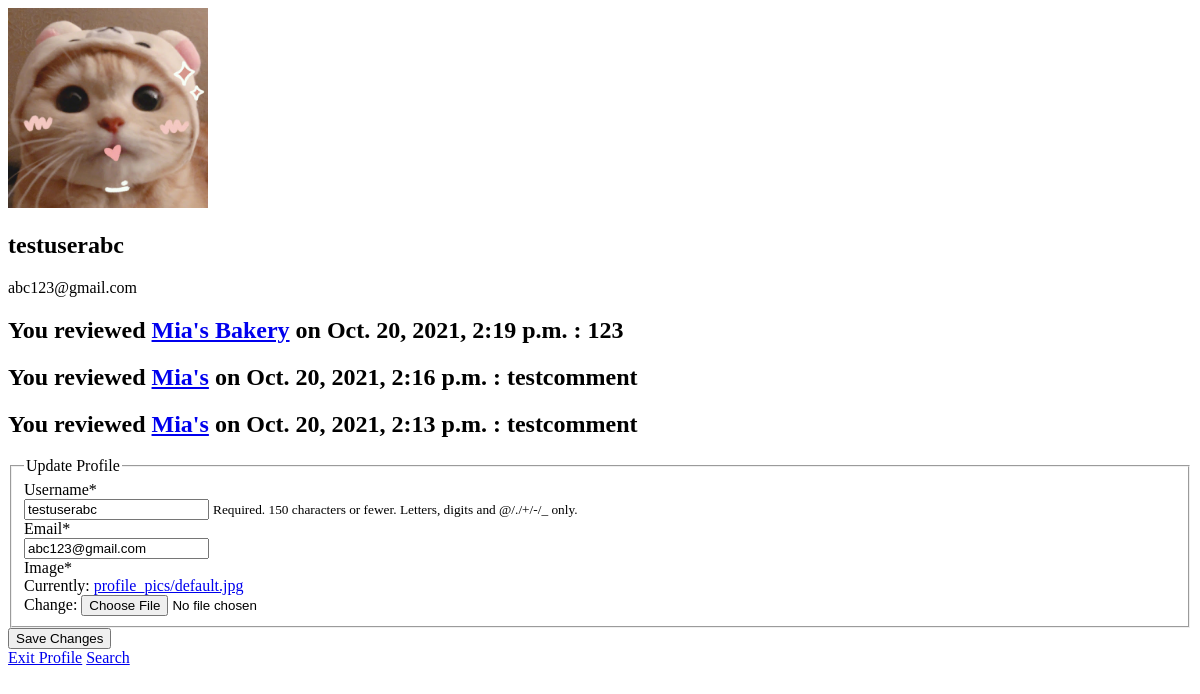
The page /profile/ (signed in) on the database as committed earlier.
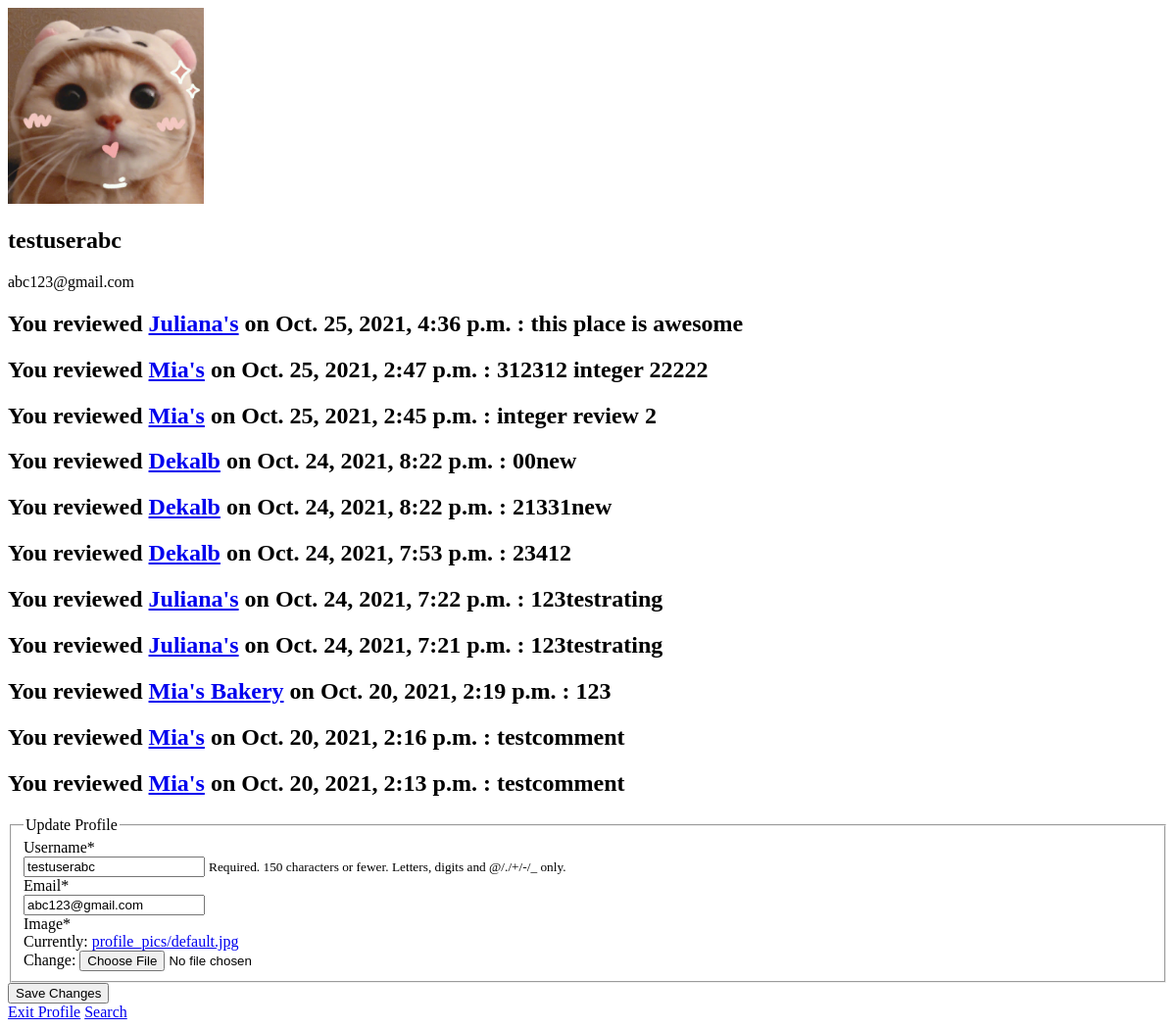
The same page on the database as committed later.
### accounts/models.py (models this page shows, shortened)
class Profile(models.Model):
    user = models.OneToOneField(User, on_delete=models.CASCADE)
    image = models.ImageField(
        default='profile_pics/default.jpg', upload_to='profile_pics')
    business_account = models.BooleanField(default=False)

class Review(models.Model):
    user = models.ForeignKey(User, on_delete=models.CASCADE)
    yelp_id = models.CharField(max_length=256)
    business_name = models.CharField(max_length=64, default='StudySpace')
    review_text = models.CharField(max_length=512)
    wifi_rating = models.IntegerField(default=0)
    general_rating = models.IntegerField(default=0)
    food_rating = models.IntegerField(default=0)
    charging_rating = models.IntegerField(default=0)
    comfort_rating = models.IntegerField(default=0)
    date_posted = models.DateTimeField(default=timezone.now)

### accounts/views.py (the view)
# urls.py: path('profile/', views.profile, name="profile"),
@login_required
def profile(request):
    if request.method == 'POST':
        u_form = UserUpdateForm(request.POST, instance=request.user)
        p_form = ProfileUpdateForm(request.POST,
                                   request.FILES,
                                   instance=request.user.profile)
        if u_form.is_valid() and p_form.is_valid():
            u_form.save()
            p_form.save()
            messages.success(request, f'Your account has been updated!')
            return redirect('profile')
    else:
        u_form = UserUpdateForm(instance=request.user)
        p_form = ProfileUpdateForm(instance=request.user.profile)
    review_list = Review.objects.filter(
        user=request.user).order_by('-date_posted')
    context = {
        'u_form': u_form,
        'p_form': p_form,
        'reviews': review_list
    }
    return render(request, 'accounts/profile.html', context)

### accounts/forms.py
class UserUpdateForm(forms.ModelForm):
    email = forms.EmailField()
    class Meta:
        model = User
        fields = ['username', 'email']

class ProfileUpdateForm(forms.ModelForm):
    class Meta:
        model = Profile
        fields = ['image']

### accounts/templates/accounts/profile.html (shortened to what this page needs)
{% load crispy_forms_tags %}
<!DOCTYPE html>
<html>
<div class="content-section">
    <div class="media">
        <img class="rounded-circle account-img" height="200" width="200" src="{{ user.profile.image.url }}">
        <div class="media-body">
            <h2 class="account-heading">{{ user.username }}</h2>
            <p class="text-secondary">{{ user.email }}</p>
        </div>
    </div>
    <div>
        {% for review in reviews %}
            <h2>You reviewed <a  href="{% url 'locationDetail' %}?locationID={{ review.yelp_id }}">{{ review.business_name }}</a> on {{ review.date_posted }} : {{ review.review_text }}</h2>
        {% endfor %}
    </div>
    <form method=" POST" enctype="multipart/form-data">
        <fieldset class="form-group">
            <legend class="border-bottom mb-4">Update Profile</legend>
            {{ u_form|crispy }}
            {{ p_form|crispy }}
        </fieldset>
        <div class="form-group">
            <button class="btn btn-outline-info" type="submit">Save Changes</button>
        </div>
        </form>
        <span><a href="{% url 'user' %}">Exit Profile</a></span>
        <span><a href="{% url 'index' %}">Search</a></span>
    </div>
</html>

Rows that differ between the two databases and show on the page:
added Review: business_name "Juliana's", date_posted "Oct. 25, 2021, 4:36 p.m.", review_text "this place is awesome"
added Review: business_name "Mia's", date_posted "Oct. 25, 2021, 2:47 p.m.", review_text "312312 integer 22222"
added Review: business_name "Mia's", date_posted "Oct. 25, 2021, 2:45 p.m.", review_text "integer review 2"
added Review: business_name "Dekalb", date_posted "Oct. 24, 2021, 8:22 p.m.", review_text "00new"
added Review: business_name "Dekalb", date_posted "Oct. 24, 2021, 8:22 p.m.", review_text "21331new"
added Review: business_name "Dekalb", date_posted "Oct. 24, 2021, 7:53 p.m.", review_text "23412"
added Review: business_name "Juliana's", date_posted "Oct. 24, 2021, 7:22 p.m.", review_text "123testrating"
added Review: business_name "Juliana's", date_posted "Oct. 24, 2021, 7:21 p.m.", review_text "123testrating"
